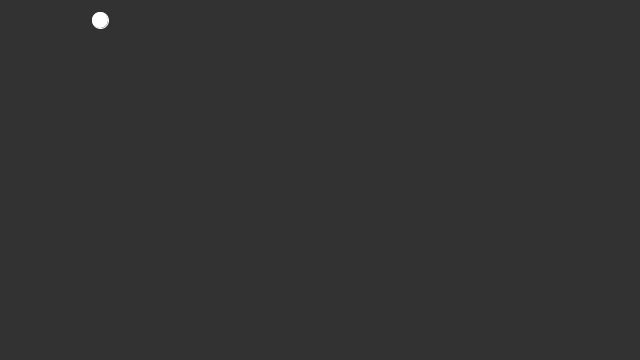
Frame 1 (no input)
Frame 60 (the mouse pressed at the canvas centre just before this capture): identical to frame 1, image omitted
Frame 120 (the mouse held since frame 60 and released just before this capture): identical to frame 1, image omitted

The Processing sketch that drew this single still picture (run headless with seeded random() and noise(); from frame 60 on, the mouse is pressed at the canvas centre):

// Processing sketch: fallingsnow
// ── fallingsnow.pde
float circleX;
float circleY;
Ball b;

void setup(){
  size(640,360);
  circleX = width/2;
  circleY = 50;
  b = new Ball();
}

void draw(){

    background(50);

    
    b.fallingball(100, 20, random(-2,2),1);
    //fallingball(20, 100, random(0,2),random(-2,2));
    //fallingball(30, 50, random(-2,0),random(-2,2));
}
// ── class.pde
class Ball {
 void fallingball(float X, float Y, float xmoving, float ymoving){
   fill(255);
   stroke(255);  
   ellipse(X,Y,16,16);

   X = X + xmoving;
   println(X);
   Y = Y  + ymoving;
   println(Y);
 }
}
